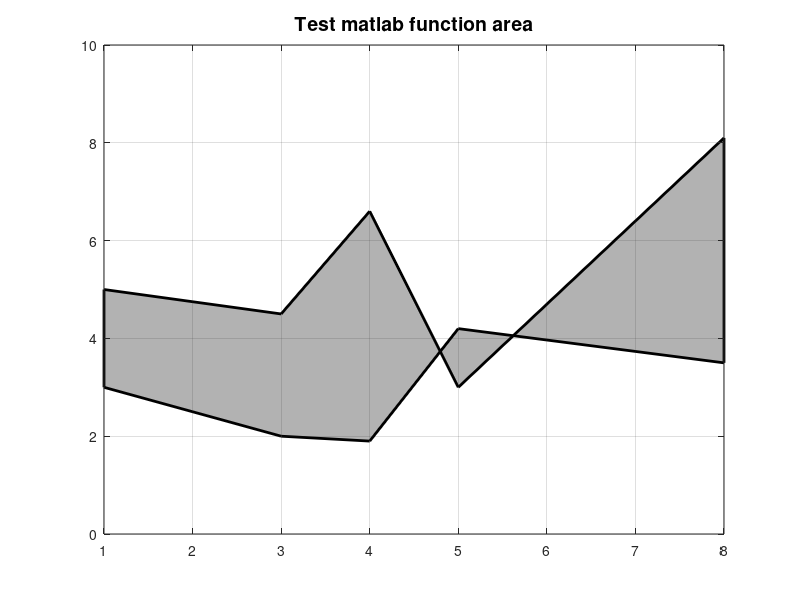

Write the MATLAB code that produced this figure.
clear
clf
y=[1   1.2   1.5   1.5   3.2;  
   5   4.5   6.6     3   8.1;
   5   6.5     8  10.5   7.3;
   3     2   1.9   4.2   3.5; 
   4   5.2   7.5   2.9   1.2 ];


yplot(1,:)=y(2,:); yplot(2,:)=y(4,:)-y(2,:);
yplot=yplot';

x=[1 3 4 5 8];

h=area(x,yplot,'LineWidth',2);

set(h(1),'FaceColor','none','EdgeColor','none')
set(h(2),'FaceColor',[0.7 0.7 0.7])  
title('Test matlab function area','fontsize',14);
grid on; set(gca, 'Layer','top')